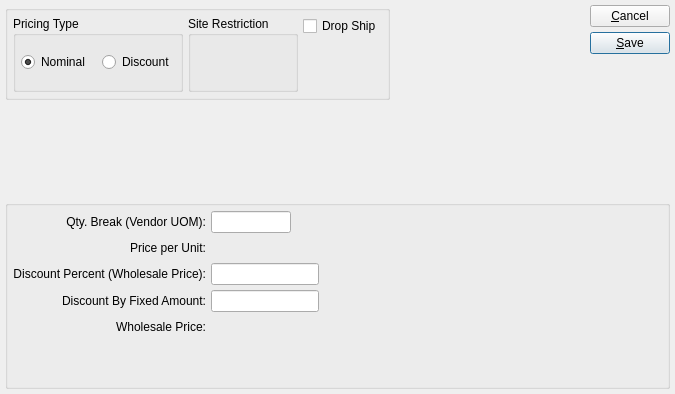
<?xml version="1.0" encoding="UTF-8"?>
<ui version="4.0">
 <comment>This file is part of the xTuple ERP: PostBooks Edition, a free and
open source Enterprise Resource Planning software suite,
Copyright (c) 1999-2019 by OpenMFG LLC, d/b/a xTuple.
It is licensed to you under the Common Public Attribution License
version 1.0, the full text of which (including xTuple-specific Exhibits)
is available at www.xtuple.com/CPAL.  By using this software, you agree
to be bound by its terms.</comment>
 <class>itemSourcePrice</class>
 <widget class="QDialog" name="itemSourcePrice">
  <property name="geometry">
   <rect>
    <x>0</x>
    <y>0</y>
    <width>675</width>
    <height>394</height>
   </rect>
  </property>
  <property name="windowTitle">
   <string>Item Source Price</string>
  </property>
  <layout class="QVBoxLayout" name="verticalLayout_3">
   <item>
    <layout class="QHBoxLayout" name="horizontalLayout">
     <item>
      <layout class="QVBoxLayout" name="verticalLayout">
       <item>
        <widget class="QGroupBox" name="_selectGroup">
         <property name="title">
          <string/>
         </property>
         <layout class="QHBoxLayout" name="horizontalLayout_4">
          <item>
           <widget class="QGroupBox" name="_typeGroup">
            <property name="title">
             <string>Pricing Type</string>
            </property>
            <layout class="QHBoxLayout" name="_2">
             <property name="spacing">
              <number>12</number>
             </property>
             <item>
              <widget class="QRadioButton" name="_itemSelected">
               <property name="text">
                <string>Nominal</string>
               </property>
               <property name="checked">
                <bool>true</bool>
               </property>
              </widget>
             </item>
             <item>
              <widget class="QRadioButton" name="_discountSelected">
               <property name="text">
                <string>Discount</string>
               </property>
              </widget>
             </item>
             <item>
              <spacer>
               <property name="orientation">
                <enum>Qt::Horizontal</enum>
               </property>
               <property name="sizeHint" stdset="0">
                <size>
                 <width>0</width>
                 <height>20</height>
                </size>
               </property>
              </spacer>
             </item>
            </layout>
           </widget>
          </item>
          <item>
           <widget class="WarehouseGroup" name="_site">
            <property name="title">
             <string>Site Restriction</string>
            </property>
           </widget>
          </item>
          <item>
           <layout class="QVBoxLayout" name="verticalLayout_2">
            <item>
             <widget class="XCheckBox" name="_dropship">
              <property name="text">
               <string>Drop Ship</string>
              </property>
              <property name="forgetful">
               <bool>true</bool>
              </property>
             </widget>
            </item>
            <item>
             <spacer name="verticalSpacer_2">
              <property name="orientation">
               <enum>Qt::Vertical</enum>
              </property>
              <property name="sizeHint" stdset="0">
               <size>
                <width>20</width>
                <height>40</height>
               </size>
              </property>
             </spacer>
            </item>
           </layout>
          </item>
         </layout>
        </widget>
       </item>
       <item>
        <spacer name="verticalSpacer">
         <property name="orientation">
          <enum>Qt::Vertical</enum>
         </property>
         <property name="sizeHint" stdset="0">
          <size>
           <width>20</width>
           <height>40</height>
          </size>
         </property>
        </spacer>
       </item>
      </layout>
     </item>
     <item>
      <layout class="QGridLayout">
       <property name="spacing">
        <number>0</number>
       </property>
       <item row="1" column="0">
        <spacer>
         <property name="orientation">
          <enum>Qt::Vertical</enum>
         </property>
         <property name="sizeType">
          <enum>QSizePolicy::Expanding</enum>
         </property>
         <property name="sizeHint" stdset="0">
          <size>
           <width>20</width>
           <height>16</height>
          </size>
         </property>
        </spacer>
       </item>
       <item row="0" column="0">
        <layout class="QHBoxLayout">
         <property name="spacing">
          <number>0</number>
         </property>
         <item>
          <spacer>
           <property name="orientation">
            <enum>Qt::Horizontal</enum>
           </property>
           <property name="sizeType">
            <enum>QSizePolicy::Expanding</enum>
           </property>
           <property name="sizeHint" stdset="0">
            <size>
             <width>20</width>
             <height>20</height>
            </size>
           </property>
          </spacer>
         </item>
         <item>
          <layout class="QVBoxLayout">
           <property name="spacing">
            <number>5</number>
           </property>
           <item>
            <widget class="QPushButton" name="_close">
             <property name="text">
              <string>&amp;Cancel</string>
             </property>
            </widget>
           </item>
           <item>
            <widget class="QPushButton" name="_save">
             <property name="text">
              <string>&amp;Save</string>
             </property>
             <property name="default">
              <bool>true</bool>
             </property>
            </widget>
           </item>
          </layout>
         </item>
        </layout>
       </item>
      </layout>
     </item>
    </layout>
   </item>
   <item>
    <widget class="QGroupBox" name="_prodCatGroup">
     <property name="title">
      <string/>
     </property>
     <layout class="QGridLayout" name="_3">
      <item row="1" column="1">
       <layout class="QHBoxLayout" name="_4">
        <item>
         <widget class="XLineEdit" name="_qtyBreak">
          <property name="sizePolicy">
           <sizepolicy hsizetype="Preferred" vsizetype="Fixed">
            <horstretch>0</horstretch>
            <verstretch>0</verstretch>
           </sizepolicy>
          </property>
          <property name="maximumSize">
           <size>
            <width>80</width>
            <height>32767</height>
           </size>
          </property>
          <property name="alignment">
           <set>Qt::AlignRight</set>
          </property>
         </widget>
        </item>
        <item>
         <spacer>
          <property name="orientation">
           <enum>Qt::Horizontal</enum>
          </property>
          <property name="sizeType">
           <enum>QSizePolicy::Expanding</enum>
          </property>
          <property name="sizeHint" stdset="0">
           <size>
            <width>0</width>
            <height>0</height>
           </size>
          </property>
         </spacer>
        </item>
       </layout>
      </item>
      <item row="3" column="0">
       <widget class="XLabel" name="_discountLit">
        <property name="text">
         <string>Discount Percent (Wholesale Price):</string>
        </property>
        <property name="alignment">
         <set>Qt::AlignRight|Qt::AlignTrailing|Qt::AlignVCenter</set>
        </property>
        <property name="buddy">
         <cstring>_price</cstring>
        </property>
       </widget>
      </item>
      <item row="3" column="1">
       <layout class="QHBoxLayout" name="_6">
        <item>
         <widget class="XLineEdit" name="_discount">
          <property name="enabled">
           <bool>true</bool>
          </property>
          <property name="sizePolicy">
           <sizepolicy hsizetype="Preferred" vsizetype="Fixed">
            <horstretch>0</horstretch>
            <verstretch>0</verstretch>
           </sizepolicy>
          </property>
          <property name="alignment">
           <set>Qt::AlignRight</set>
          </property>
         </widget>
        </item>
        <item>
         <spacer>
          <property name="orientation">
           <enum>Qt::Horizontal</enum>
          </property>
          <property name="sizeHint" stdset="0">
           <size>
            <width>0</width>
            <height>20</height>
           </size>
          </property>
         </spacer>
        </item>
       </layout>
      </item>
      <item row="4" column="0">
       <widget class="QLabel" name="_fixedAmtDiscountLit">
        <property name="text">
         <string>Discount By Fixed Amount:</string>
        </property>
        <property name="alignment">
         <set>Qt::AlignRight|Qt::AlignTrailing|Qt::AlignVCenter</set>
        </property>
       </widget>
      </item>
      <item row="4" column="1">
       <layout class="QHBoxLayout" name="horizontalLayout_2">
        <item>
         <widget class="XLineEdit" name="_fixedAmtDiscount">
          <property name="enabled">
           <bool>true</bool>
          </property>
          <property name="sizePolicy">
           <sizepolicy hsizetype="Preferred" vsizetype="Fixed">
            <horstretch>0</horstretch>
            <verstretch>0</verstretch>
           </sizepolicy>
          </property>
          <property name="alignment">
           <set>Qt::AlignRight|Qt::AlignTrailing|Qt::AlignVCenter</set>
          </property>
         </widget>
        </item>
        <item>
         <spacer name="horizontalSpacer">
          <property name="orientation">
           <enum>Qt::Horizontal</enum>
          </property>
          <property name="sizeHint" stdset="0">
           <size>
            <width>0</width>
            <height>20</height>
           </size>
          </property>
         </spacer>
        </item>
       </layout>
      </item>
      <item row="6" column="1">
       <spacer>
        <property name="orientation">
         <enum>Qt::Vertical</enum>
        </property>
        <property name="sizeType">
         <enum>QSizePolicy::Expanding</enum>
        </property>
        <property name="sizeHint" stdset="0">
         <size>
          <width>20</width>
          <height>0</height>
         </size>
        </property>
       </spacer>
      </item>
      <item row="2" column="1">
       <layout class="QHBoxLayout" name="horizontalLayout_3">
        <item>
         <widget class="CurrCluster" name="_price">
          <property name="format">
           <enum>CurrDisplay::Cost</enum>
          </property>
         </widget>
        </item>
        <item>
         <spacer name="horizontalSpacer_2">
          <property name="orientation">
           <enum>Qt::Horizontal</enum>
          </property>
          <property name="sizeHint" stdset="0">
           <size>
            <width>40</width>
            <height>20</height>
           </size>
          </property>
         </spacer>
        </item>
       </layout>
      </item>
      <item row="2" column="0">
       <widget class="QLabel" name="_priceLit">
        <property name="text">
         <string>Price per Unit:</string>
        </property>
        <property name="alignment">
         <set>Qt::AlignRight|Qt::AlignTrailing|Qt::AlignVCenter</set>
        </property>
       </widget>
      </item>
      <item row="1" column="0">
       <widget class="XLabel" name="_qtyBreakLit">
        <property name="text">
         <string>Qty. Break (Vendor UOM):</string>
        </property>
        <property name="alignment">
         <set>Qt::AlignRight|Qt::AlignTrailing|Qt::AlignVCenter</set>
        </property>
       </widget>
      </item>
      <item row="5" column="1">
       <layout class="QHBoxLayout" name="_5">
        <item>
         <widget class="CurrDisplay" name="_listCost">
          <property name="minimumSize">
           <size>
            <width>80</width>
            <height>0</height>
           </size>
          </property>
          <property name="maximumSize">
           <size>
            <width>130</width>
            <height>32767</height>
           </size>
          </property>
          <property name="format">
           <enum>CurrDisplay::SalesPrice</enum>
          </property>
         </widget>
        </item>
        <item>
         <spacer>
          <property name="orientation">
           <enum>Qt::Horizontal</enum>
          </property>
          <property name="sizeHint" stdset="0">
           <size>
            <width>0</width>
            <height>20</height>
           </size>
          </property>
         </spacer>
        </item>
       </layout>
      </item>
      <item row="5" column="0">
       <widget class="XLabel" name="_listCostLit">
        <property name="text">
         <string>Wholesale Price:</string>
        </property>
        <property name="alignment">
         <set>Qt::AlignRight|Qt::AlignTrailing|Qt::AlignVCenter</set>
        </property>
       </widget>
      </item>
     </layout>
    </widget>
   </item>
  </layout>
 </widget>
 <layoutdefault spacing="5" margin="5"/>
 <customwidgets>
  <customwidget>
   <class>CurrCluster</class>
   <extends>CurrDisplay</extends>
   <header>currcluster.h</header>
   <container>1</container>
  </customwidget>
  <customwidget>
   <class>CurrDisplay</class>
   <extends>QWidget</extends>
   <header>currcluster.h</header>
  </customwidget>
  <customwidget>
   <class>WarehouseGroup</class>
   <extends>QGroupBox</extends>
   <header>warehousegroup.h</header>
   <container>1</container>
  </customwidget>
  <customwidget>
   <class>XCheckBox</class>
   <extends>QCheckBox</extends>
   <header>xcheckbox.h</header>
  </customwidget>
  <customwidget>
   <class>XLabel</class>
   <extends>QLabel</extends>
   <header>xlabel.h</header>
  </customwidget>
  <customwidget>
   <class>XLineEdit</class>
   <extends>QLineEdit</extends>
   <header>xlineedit.h</header>
   <container>1</container>
  </customwidget>
 </customwidgets>
 <tabstops>
  <tabstop>_itemSelected</tabstop>
  <tabstop>_discountSelected</tabstop>
  <tabstop>_dropship</tabstop>
  <tabstop>_qtyBreak</tabstop>
  <tabstop>_price</tabstop>
  <tabstop>_discount</tabstop>
  <tabstop>_fixedAmtDiscount</tabstop>
  <tabstop>_close</tabstop>
  <tabstop>_save</tabstop>
 </tabstops>
 <resources/>
 <connections>
  <connection>
   <sender>_close</sender>
   <signal>clicked()</signal>
   <receiver>itemSourcePrice</receiver>
   <slot>reject()</slot>
   <hints>
    <hint type="sourcelabel">
     <x>20</x>
     <y>20</y>
    </hint>
    <hint type="destinationlabel">
     <x>20</x>
     <y>20</y>
    </hint>
   </hints>
  </connection>
 </connections>
</ui>
